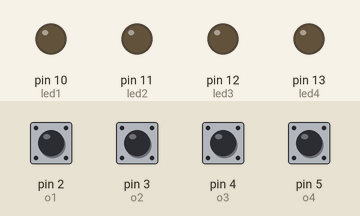
This sketch was run on a simulated Arduino Uno, built with avr-gcc and run on an emulated ATmega328P. Shown: output pins drawn as LEDs (lit = HIGH). The inputs (shaded band) are chosen by the test bench; at power-on: pin 2 (o1), pin 3 (o2), pin 4 (o3), pin 5 (o4) HIGH. What the sketch prints to the serial monitor is not drawn.

Above: at 1.2 s.
1.3 s: pin 4 (o3) pulled LOW for 0.15 s
At 1.37 s:
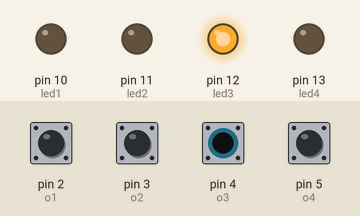
2.9 s: pin 2 (o1) pulled LOW for 0.15 s
At 2.99 s:
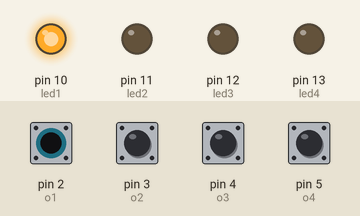
4.5 s: pin 3 (o2) pulled LOW for 0.15 s
At 5.0 s:
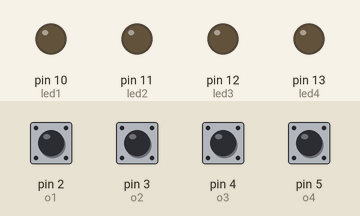
6.1 s: pin 5 (o4) pulled LOW for 0.15 s
At 6.2 s:
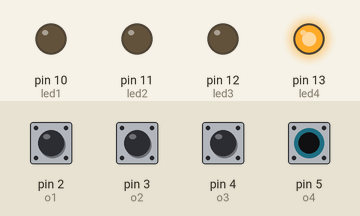
7.7 s: pin 2 (o1) driven LOW and pin 3 (o2) driven LOW
At 8.0 s:
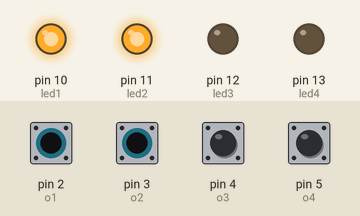
9.2 s: pin 4 (o3) pulled LOW for 1 s
At 9.7 s:
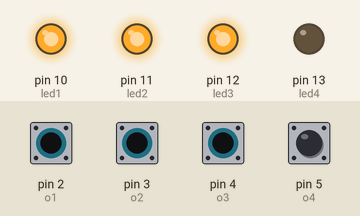
Timing chart, 0 to 12.2 s (numbered marks = the images above; inputs shaded):
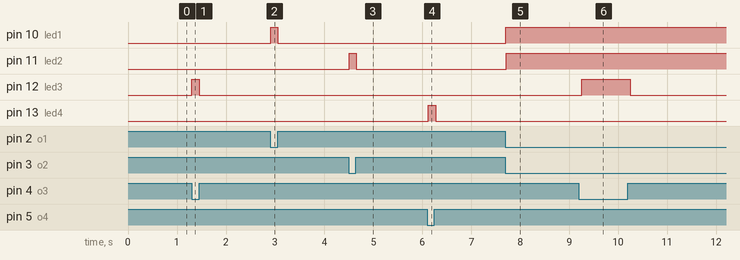

Measured:
- after the input at 1.3 s, pin 12 (led3): LOW → HIGH at once, → LOW 0.15 s later
- after the input at 2.9 s, pin 10 (led1): LOW → HIGH at once, → LOW 0.15 s later
- after the input at 4.5 s, pin 11 (led2): LOW → HIGH at once, → LOW 0.15 s later
- after the input at 6.1 s, pin 13 (led4): LOW → HIGH at once, → LOW 0.15 s later
- after the input at 7.7 s, pin 10 (led1), pin 11 (led2): LOW → HIGH at once
- after the input at 9.2 s, pin 12 (led3): LOW → HIGH after 0.06 s, → LOW 0.99 s later

The sketch:

Codigo_arduino.ino
```cpp
const int o1 = 2;
const int o2 = 3;
const int o3 = 4;
const int o4 = 5;    // Pin que detecta si el circuito está abierto o cerrado
const int led1 = 10;
const int led2 = 11;
const int led3 = 12;
const int led4 = 13;       // LED indicador

void setup() {
  pinMode(o1, INPUT_PULLUP);
  pinMode(o2, INPUT_PULLUP);
  pinMode(o3, INPUT_PULLUP);
  pinMode(o4, INPUT_PULLUP); // Activamos resistencia pull-up interna
  pinMode(led1, OUTPUT);
  pinMode(led2, OUTPUT);
  pinMode(led3, OUTPUT);
  pinMode(led4, OUTPUT);
  Serial.begin(9600);
}

void loop() {
  int estado1 = digitalRead(o1);
  int estado2 = digitalRead(o2);
  int estado3 = digitalRead(o3);
  int estado4= digitalRead(o4);


if (estado1 == HIGH) {
    // Circuito abierto
    digitalWrite(led1, LOW);
  } else {
    // Circuito cerrado
    digitalWrite(led1, HIGH);
    Serial.print("se desconecto!");
  }

if (estado2 == HIGH) {
    // Circuito abierto
    digitalWrite(led2, LOW);
  } else {
    // Circuito cerrado
    digitalWrite(led2, HIGH);
    Serial.print("se desconecto!");
  }
  if (estado3 == LOW) {
    // Circuito abierto
    digitalWrite(led3, HIGH);
  } else {
    // Circuito cerrado
    digitalWrite(led3, LOW);
    Serial.print("se desconecto!");
  }
  if (estado4 == HIGH) {
    // Circuito abierto
    digitalWrite(led4, LOW);
  } else {
    // Circuito cerrado
    digitalWrite(led4, HIGH);
    Serial.print("se desconecto!");
  }
}
```
